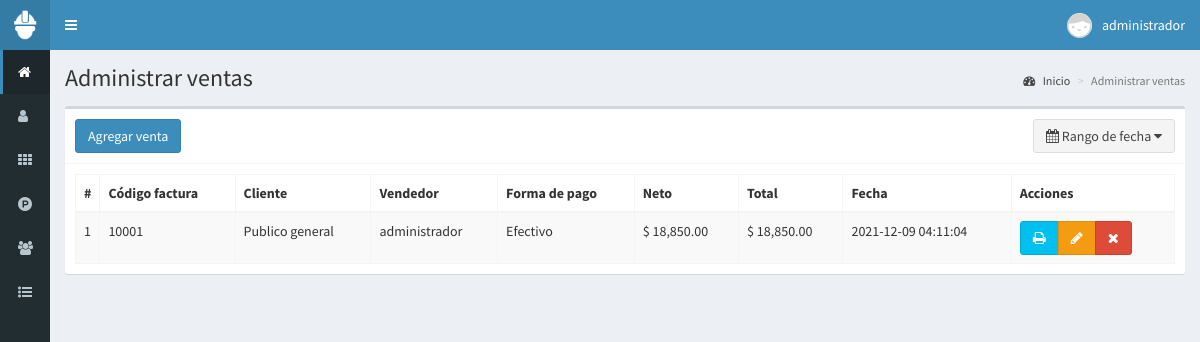
The app's page /ventas (signed in) with its own data.
### tables this page shows
CREATE TABLE `ventas` (
  `id` int(11) NOT NULL,
  `codigo` int(11) NOT NULL,
  `id_cliente` int(11) NOT NULL,
  `id_vendedor` int(11) NOT NULL,
  `productos` text NOT NULL,
  `impuesto` float NOT NULL,
  `neto` float NOT NULL,
  `total` float NOT NULL,
  `metodo_pago` text NOT NULL,
  `fecha` timestamp NOT NULL DEFAULT current_timestamp() ON UPDATE current_timestamp()
);

CREATE TABLE `clientes` (
  `id` int(11) NOT NULL,
  `nombre` text NOT NULL,
  `documento` int(11) NOT NULL,
  `email` text NOT NULL,
  `telefono` text NOT NULL,
  `direccion` text NOT NULL,
  `fecha_nacimiento` date NOT NULL,
  `compras` int(11) NOT NULL,
  `ultima_compra` datetime DEFAULT NULL,
  `fecha` timestamp NOT NULL DEFAULT current_timestamp() ON UPDATE current_timestamp()
);

CREATE TABLE `usuarios` (
  `id` int(11) NOT NULL,
  `nombre` text NOT NULL,
  `usuario` text NOT NULL,
  `password` text NOT NULL,
  `perfil` text NOT NULL,
  `foto` text NOT NULL,
  `estado` int(11) NOT NULL,
  `ultimo_login` datetime NOT NULL,
  `fecha` timestamp NOT NULL DEFAULT current_timestamp() ON UPDATE current_timestamp()
);

### controladores/plantilla.controlador.php (called while the page is built)
<?php
class ControladorPlantilla{
  static public function ctrPlantilla(){
        include "vistas/plantilla.php";
    }
}

### index.php (called while the page is built, shortened)
<?php
require_once "controladores/plantilla.controlador.php";
require_once "controladores/usuarios.controlador.php";
require_once "controladores/clientes.controlador.php";
require_once "controladores/ventas.controlador.php";
require_once "modelos/usuarios.modelo.php";
require_once "modelos/clientes.modelo.php";
require_once "modelos/ventas.modelo.php";
$plantilla = new ControladorPlantilla();
$plantilla -> ctrPlantilla();

### controladores/ventas.controlador.php (called while the page is built, shortened)
<?php
class ControladorVentas{
	static public function ctrRangoFechasVentas($fechaInicial, $fechaFinal){
		$tabla = "ventas";
		$respuesta = ModeloVentas::mdlRangoFechasVentas($tabla, $fechaInicial, $fechaFinal);
		return $respuesta;
	}
}

### modelos/conexion.php (called while the page is built)
<?php
class Conexion{
   static public function conectar(){
        $link = new PDO("mysql::host=localhost;dbname=pos-arco",
                        "root",
                        "",);
       $link->exec("set names utf8");
        return $link;
    }
}

### modelos/ventas.modelo.php (called while the page is built, shortened)
<?php
require_once "conexion.php";
class ModeloVentas{
	static public function mdlRangoFechasVentas($tabla, $fechaInicial, $fechaFinal){
		if($fechaInicial == null){
			$stmt = Conexion::conectar()->prepare("SELECT * FROM $tabla ORDER BY id ASC");
            $stmt -> execute();
            return $stmt -> fetchAll();
		}else if($fechaInicial == $fechaFinal){
			$stmt = Conexion::conectar()->prepare("SELECT * FROM $tabla WHERE fecha like '%$fechaFinal%'");
			$stmt -> execute();
			return $stmt -> fetchAll();
		}
	}
}

### controladores/clientes.controlador.php (called while the page is built, shortened)
<?php
class ControladorClientes{
    static public function ctrMostrarClientes($item, $valor){
        $tabla = "clientes";
        $respuesta = ModeloClientes::mdlMostrarClientes($tabla,$item,$valor);
        return $respuesta;
    }
}

### modelos/clientes.modelo.php (called while the page is built, shortened)
<?php
require_once "conexion.php";
class ModeloClientes{
	static public function mdlMostrarClientes($tabla, $item, $valor){
		if($item != null){
			$stmt = Conexion::conectar()->prepare("SELECT * FROM $tabla WHERE $item = :$item");
			$stmt -> bindParam(":".$item, $valor, PDO::PARAM_STR);
			$stmt -> execute();
			return $stmt -> fetch();
		}else{
			$stmt = Conexion::conectar()->prepare("SELECT * FROM $tabla");
			$stmt -> execute();
			return $stmt -> fetchAll();
		}
	}
}

### controladores/usuarios.controlador.php (called while the page is built, shortened)
<?php
class ControladorUsuarios{
    static public function ctrMostrarUsuarios($item, $valor){
      $tabla = "usuarios";
      $respuesta = ModeloUsuarios::MdlMostrarUsuarios($tabla, $item, $valor);
      return $respuesta;
    }
}

### modelos/usuarios.modelo.php (called while the page is built, shortened)
<?php
require_once "conexion.php";
class ModeloUsuarios{
    static public  function mdlMostrarUsuarios($tabla, $item, $valor){
            if($item != null){
            $stmt = Conexion::conectar()->prepare("SELECT * FROM $tabla WHERE $item = :$item");
            $stmt -> bindParam(":".$item, $valor, PDO::PARAM_STR);
            $stmt -> execute();
            return $stmt -> fetch();
        }else{
            $stmt = Conexion::conectar()->prepare("SELECT * FROM $tabla");
            $stmt -> execute();
            return $stmt -> fetchAll();
        }
    }
}

### vistas/modulos/ventas.php (the view, shortened to what this page needs)
<div class="content-wrapper">
  <section class="content-header">
    <h1>
      Administrar ventas
    </h1>
    <ol class="breadcrumb">
      <li><a href="inicio"><i class="fa fa-dashboard"></i> Inicio</a></li>
      <li class="active">Administrar ventas</li>
    </ol>
  </section>
  <section class="content">
    <div class="box">
      <div class="box-header with-border">
        <a href="crear-venta">
          <button class="btn btn-primary">
            Agregar venta
          </button>
        </a>
        <button type="button" class="btn btn-default pull-right" id="daterange-btn">
          <span>
            <i class="fa fa-calendar"></i> Rango de fecha
          </span>
            <i class="fa fa-caret-down"></i>
        </button>
      </div>
      <div class="box-body">
       <table class="table table-bordered table-striped dt-responsive tablas" width="100%">
        <thead>
         <tr>
           <th style="width:10px">#</th>
           <th>Código factura</th>
           <th>Cliente</th>
           <th>Vendedor</th>
           <th>Forma de pago</th>
           <th>Neto</th>
           <th>Total</th>
           <th>Fecha</th>
           <th>Acciones</th>
         </tr>
        </thead>
        <tbody>
          <?php
          if (isset($_GET["fechaInicial"])) {
           $fechaInicial = $_GET["fechaInicial"];
           $fechaFinal = $_GET["fechaFinal"];
          }else{
            $fechaInicial = null;
           $fechaFinal = null;
          }
          $respuesta = ControladorVentas::ctrRangoFechasVentas($fechaInicial, $fechaFinal);
          foreach ($respuesta as $key =>$value){
            echo '<tr>
                  <td>'.($key+1).'</td>
                  <td>'.$value["codigo"].'</td>';
                  $itemCliente = "id";
                  $valorCliente = $value["id_cliente"];
                  $respuestaCliente = ControladorClientes::ctrMostrarClientes($itemCliente, $valorCliente);
                  echo '<td>'.$respuestaCliente["nombre"].'</td>';
                  $itemUsuario = "id";
                  $valorUsuario = $value["id_vendedor"];
                  $respuestaUsuario = ControladorUsuarios::ctrMostrarUsuarios($itemUsuario, $valorUsuario);
                  echo '<td>'.$respuestaUsuario["nombre"].'</td>
                  <td>'.$value["metodo_pago"].'</td>
                  <td>$ '.number_format($value["neto"],2).'</td>
                  <td>$ '.number_format($value["total"], 2).'</td>
                  <td>'.$value["fecha"].'</td>
                  <td>
                    <div class="btn-group">
                    <button class="btn btn-info btnImprimirFactura" codigoVenta="'.$value["codigo"].'">
                      <i class="fa fa-print"></i>
                      </button>';
                      if($_SESSION["perfil"] == "Administrador"){
                      echo
                        '<button class="btn btn-warning btnEditarVenta" idVenta="'.$value["id"].'"><i class="fa fa-pencil"></i></button>
                        <button class="btn btn-danger btnEliminarVenta" idVenta="'.$value["id"].'"><i class="fa fa-times"></i></button>';
                      }
                    echo ' </div>
                  </td>
                </tr>
                  ';
          }
          ?>
        </tbody>
       </table>
      </div>
    </div>
  </section>
</div>

### records on screen
ventas: codigo "10001", id_cliente.nombre "Publico general", usuarios.nombre "administrador", metodo_pago "Efectivo", neto "18,850.00", total "18,850.00", fecha "2021-12-09 04:11:04"

### other values on screen
$_SESSION["nombre"] "administrador"
